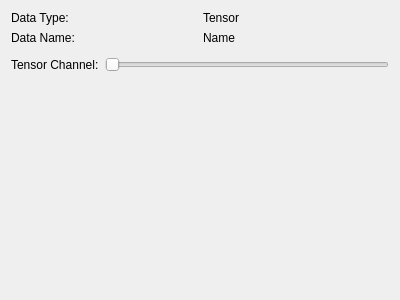
<?xml version="1.0" encoding="UTF-8"?>
<ui version="4.0">
 <class>MediaTensor_Widget</class>
 <widget class="QWidget" name="MediaTensor_Widget">
  <property name="geometry">
   <rect>
    <x>0</x>
    <y>0</y>
    <width>400</width>
    <height>300</height>
   </rect>
  </property>
  <property name="windowTitle">
   <string>Form</string>
  </property>
  <layout class="QVBoxLayout" name="verticalLayout">
   <item>
    <layout class="QHBoxLayout" name="horizontalLayout">
     <item>
      <widget class="QLabel" name="label_2">
       <property name="text">
        <string>Data Type:</string>
       </property>
      </widget>
     </item>
     <item>
      <widget class="QLabel" name="label">
       <property name="text">
        <string>Tensor</string>
       </property>
      </widget>
     </item>
    </layout>
   </item>
   <item>
    <layout class="QHBoxLayout" name="horizontalLayout_2">
     <item>
      <widget class="QLabel" name="label_3">
       <property name="text">
        <string>Data Name:</string>
       </property>
      </widget>
     </item>
     <item>
      <widget class="QLabel" name="name_label">
       <property name="text">
        <string>Name</string>
       </property>
      </widget>
     </item>
    </layout>
   </item>
   <item>
    <widget class="ColorAlphaControls" name="color_picker" native="true"/>
   </item>
   <item>
    <layout class="QHBoxLayout" name="horizontalLayout_3">
     <item>
      <widget class="QLabel" name="label_4">
       <property name="text">
        <string>Tensor Channel:</string>
       </property>
      </widget>
     </item>
     <item>
      <widget class="QSlider" name="horizontalSlider">
       <property name="orientation">
        <enum>Qt::Orientation::Horizontal</enum>
       </property>
      </widget>
     </item>
    </layout>
   </item>
   <item>
    <spacer name="verticalSpacer">
     <property name="orientation">
      <enum>Qt::Orientation::Vertical</enum>
     </property>
     <property name="sizeHint" stdset="0">
      <size>
       <width>20</width>
       <height>40</height>
      </size>
     </property>
    </spacer>
   </item>
  </layout>
 </widget>
 <customwidgets>
  <customwidget>
   <class>ColorAlphaControls</class>
   <extends>QWidget</extends>
   <header>ColorAlphaControls.hpp</header>
   <container>1</container>
  </customwidget>
 </customwidgets>
 <resources/>
 <connections/>
</ui>
